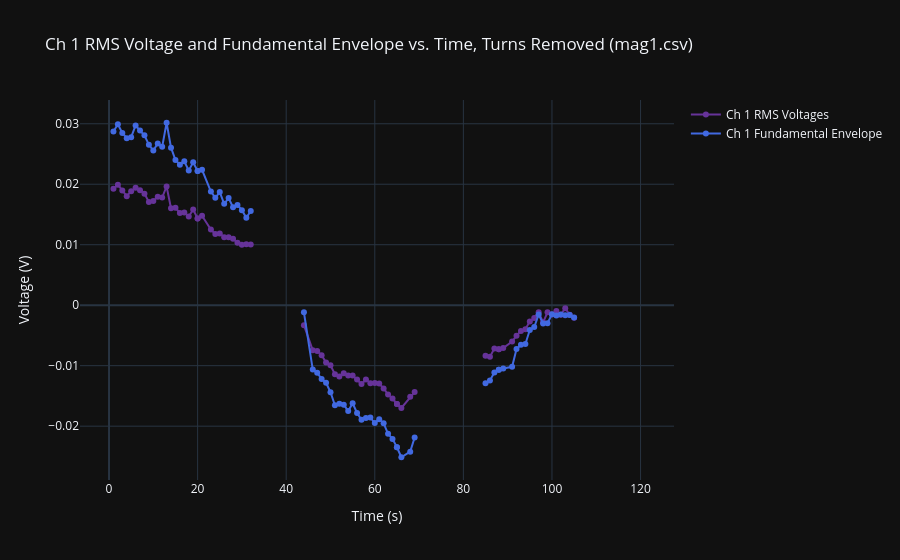
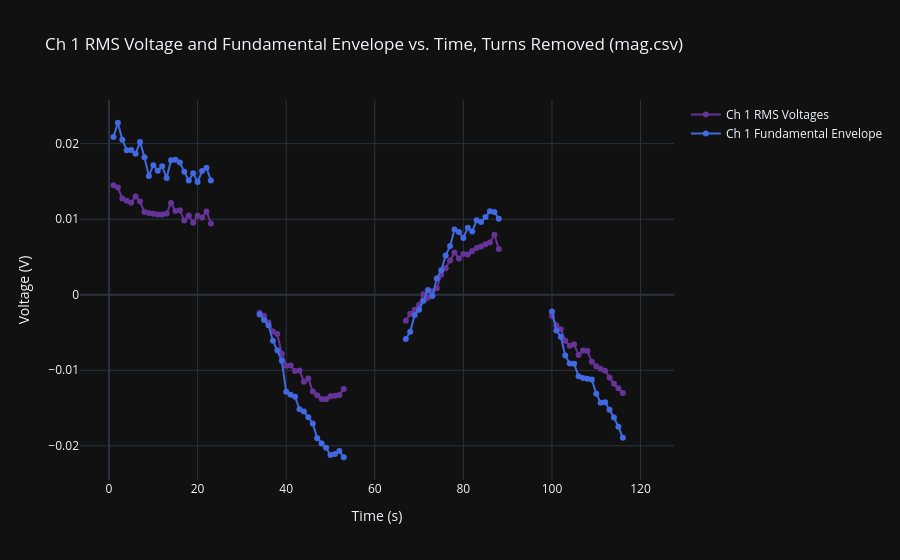

The notebook cell these images were saved under, in order:
### Markdown cell above
After Removing Turns and Transmitter-Off Points (values at GPS points; removed points are gaps)

### Code cell
for s in scans:
    removed = s.in_turn | ~s.transmitter_on
    fig = go.Figure()
    fig.add_trace(go.Scatter(
        x= s.gps_times-s.mag_times[0],
        y= np.where(removed, np.nan, s.mag_ch1_voltages_at_gps_coords),
        mode='lines+markers',
        name='Ch 1 RMS Voltages',
        line=dict(color='rebeccapurple', width=2)
    ))
    fig.add_trace(go.Scatter(
        x= s.gps_times-s.mag_times[0],
        y= np.where(removed, np.nan, s.mag_ch1_fundamental_envelope_at_gps_coords),
        mode='lines+markers',
        name='Ch 1 Fundamental Envelope',
        line=dict(color='royalblue', width=2)
    ))
    fig.update_layout(
        title=f'Ch 1 RMS Voltage and Fundamental Envelope vs. Time, Turns Removed ({s.name})',
        xaxis_title='Time (s)',
        yaxis_title='Voltage (V)',
        template='plotly_dark',
        hovermode='x unified',
    )
    fig.show()
